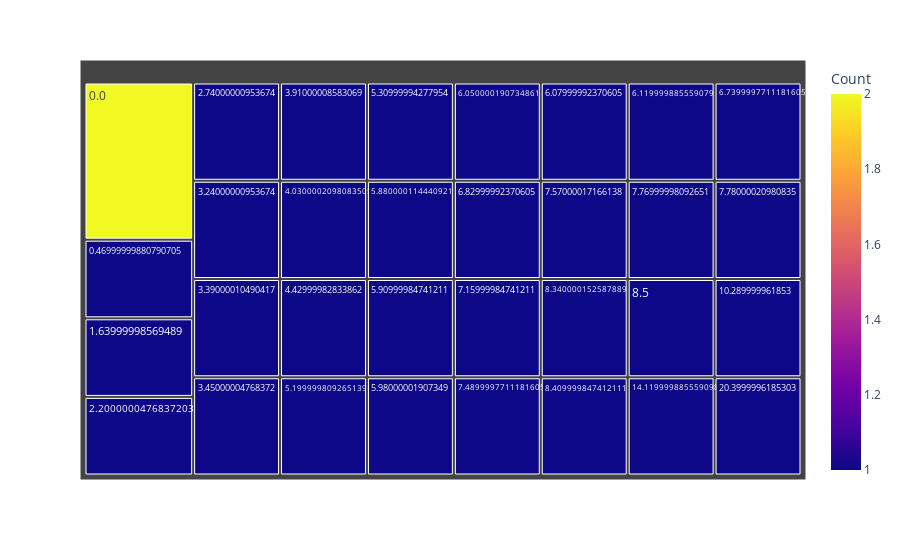

The notebook cell saved with this chart:
### Markdown cell above
#### Chart - 4

### Code cell
# Chart - 4 visualization code

plt.style.use('dark_background')

md.columns = md.columns.str.strip()

# Count occurrences of each TotalDistance
distance_count = md['TotalDistance'].value_counts().reset_index()
distance_count.columns = ["TotalDistance", "Count"]

# Create treemap
fig = px.treemap(
    distance_count,
    path=['TotalDistance'],
    values='Count',
    color='Count'
)

fig.show()
